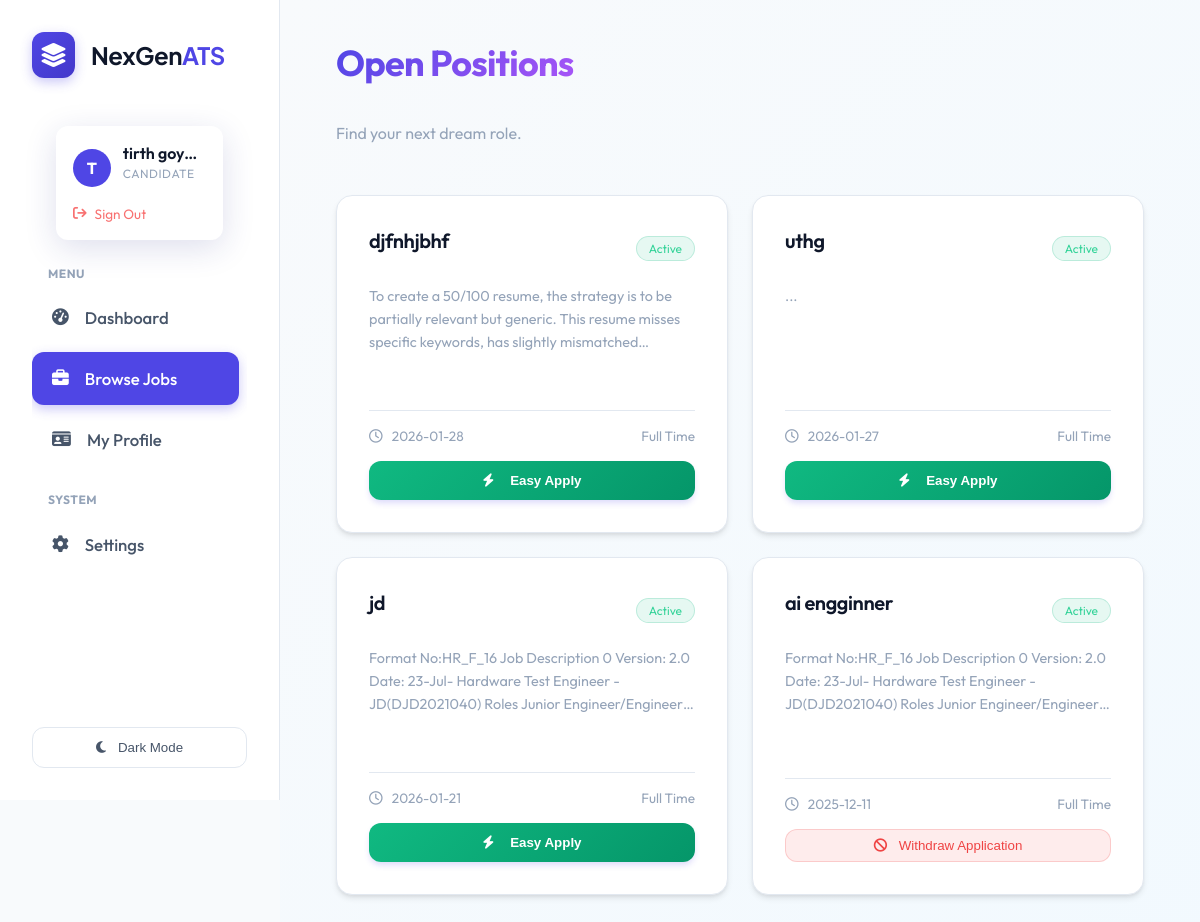
The page /jobs (signed in) on the database its author committed.
### tables this page shows
CREATE TABLE users (
                    id INTEGER PRIMARY KEY AUTOINCREMENT,
                    name TEXT NOT NULL,
                    email TEXT UNIQUE NOT NULL,
                    password_hash TEXT NOT NULL,
                    role TEXT DEFAULT 'candidate', -- recruiter, candidate, admin
                    created_at TIMESTAMP DEFAULT CURRENT_TIMESTAMP
                , resume_path TEXT, skills TEXT, experience TEXT, education TEXT, profile_summary TEXT, full_text TEXT);

CREATE TABLE jobs (
                    id INTEGER PRIMARY KEY AUTOINCREMENT,
                    title TEXT NOT NULL,
                    description TEXT,
                    created_at TIMESTAMP DEFAULT CURRENT_TIMESTAMP,
                    status TEXT DEFAULT 'Open'
                );

### routes/core.py (the view)
@bp.route('/jobs')
def job_board():
    conn = database.get_db_connection()
    jobs = conn.execute('SELECT * FROM jobs ORDER BY created_at DESC').fetchall()
    applied_jobs = []
    if current_user.is_authenticated and current_user.role == 'candidate':
        rows = conn.execute('SELECT job_id FROM candidates WHERE user_id = ?', (current_user.id,)).fetchall()
        applied_jobs = [row['job_id'] for row in rows]
    conn.close()
    return render_template('job_board.html', jobs=jobs, applied_jobs=applied_jobs)

### app.py (called while the page is built)
@login_manager.user_loader
def load_user(user_id):
    return User.get(user_id)

### database.py (called while the page is built)
def get_db_connection():
    db_url = os.getenv('DATABASE_URL')
    if db_url:
        import psycopg2
        from psycopg2.extras import RealDictCursor
        conn = psycopg2.connect(db_url, cursor_factory=RealDictCursor)
        return conn
    else:
        conn = sqlite3.connect(DB_NAME)
        conn.row_factory = sqlite3.Row
        return conn

    @staticmethod
    def get(user_id):
        conn = get_db_connection()
        user = conn.execute('SELECT * FROM users WHERE id = ?', (user_id,)).fetchone()
        conn.close()
        if not user: return None
        return User(user['id'], user['name'], user['email'], user['role'], user['password_hash'],
                   user['resume_path'], user['skills'], user['experience'], user['education'], user['profile_summary'])

### templates/job_board.html (shortened to what this page needs)
{% extends 'layout.html' %}
{% block content %}
<div class="dashboard-header d-flex justify-between align-center mb-4" style="margin-bottom: 2rem;">
    <div>
        <h1 class="text-gradient mb-1">Open Positions</h1>
        <p class="dashboard-subtitle">Find your next dream role.</p>
    </div>
</div>
<div class="jobs-grid">
    {% if jobs %}
    {% for job in jobs %}
    <div class="glass-card job-card">
        <div>
            <div class="d-flex justify-between align-center" style="margin-bottom: 1rem;">
                <h3 style="font-size: 1.25rem; font-weight: 600; color: var(--text-primary);">
                    <a href="{{ url_for('core.view_job', job_id=job.id) }}"
                        style="text-decoration: none; color: inherit; transition: color 0.2s;"
                        onmouseover="this.style.color='var(--primary)'" onmouseout="this.style.color='inherit'">
                        {{ job.title }}
                    </a>
                </h3>
                <span class="badge-active">Active</span>
            </div>
            <p class="job-desc">{{ job.description[:200] }}...</p>
        </div>
        <div class="job-footer">
            <div class="d-flex justify-between align-center text-muted"
                style="font-size: 0.85rem; margin-bottom: 1rem;">
                <span><i class="fa-regular fa-clock" style="margin-right: 0.4rem;"></i> {{ job.created_at[:10] }}</span>
                <span>Full Time</span>
            </div>
            {% if current_user.is_authenticated and current_user.role == 'candidate' and current_user.resume_path %}
            {% if job.id in applied_jobs %}
            <form action="{{ url_for('core.withdraw_application', job_id=job.id) }}" method="POST" class="w-100"
                onsubmit="return confirm('Are you sure you want to withdraw your application?');">
                <button type="submit" class="btn-danger w-100 justify-center">
                    <i class="fa-solid fa-ban" style="margin-right: 0.5rem;"></i> Withdraw Application
                </button>
            </form>
            {% else %}
            <form action="{{ url_for('core.easy_apply', job_id=job.id) }}" method="POST" class="w-100">
                <button type="submit" class="btn-primary w-100 justify-center"
                    style="background: linear-gradient(135deg, #10b981 0%, #059669 100%); border: none;">
                    <i class="fa-solid fa-bolt" style="margin-right: 0.5rem;"></i> Easy Apply
                </button>
            </form>
            {% endif %}
            {% elif current_user.is_authenticated and current_user.role == 'candidate' %}
            {% elif current_user.is_authenticated and current_user.role == 'candidate' %}
            <a href="/profile" class="btn-secondary w-100 justify-center">
                <i class="fa-solid fa-upload" style="margin-right: 0.5rem;"></i> Upload Resume to Apply
            </a>
            {% elif not current_user.is_authenticated %}
            <a href="{{ url_for('auth.login') }}" class="btn-primary w-100 justify-center">
                Login to Apply
            </a>
            {% endif %}
        </div>
    </div>
    {% endfor %}
    {% else %}
    <div style="grid-column: 1/-1; text-align: center; padding: 4rem; color: var(--text-muted);">
        <i class="fa-solid fa-briefcase" style="font-size: 3rem; margin-bottom: 1rem; opacity: 0.3;"></i>
        <p>No open positions at the moment.</p>
    </div>
    {% endif %}
</div>
{% endblock %}

### templates/layout.html (shortened to what this page needs)
<!DOCTYPE html>
<html lang="en">
<head>
    <link rel="stylesheet" href="https://cdnjs.cloudflare.com/ajax/libs/font-awesome/6.4.0/css/all.min.css">
    <link rel="stylesheet" href="/static/style.css">
</head>
<body>
    <div class="app-container">
        <aside class="sidebar">
            <div class="brand">
                <div class="brand-logo-container"
                    style="background: linear-gradient(135deg, var(--primary), var(--primary-hover)); padding: 8px; border-radius: 12px; box-shadow: 0 4px 12px rgba(79, 70, 229, 0.3);">
                    <i class="fa-solid fa-layer-group" style="color: white; font-size: 1.5rem;"></i>
                </div>
                <span style="font-family: 'Plus Jakarta Sans', sans-serif; letter-spacing: -0.5px;">NexGen<span
                        style="color: var(--primary);">ATS</span></span>
            </div>
            <div class="user-profile-widget">
                {% if current_user.is_authenticated %}
                <div class="user-card glass-effect"
                    style="border: 1px solid rgba(255,255,255,0.1); background: rgba(255,255,255,0.03);">
                    <div style="display: flex; align-items: center; gap: 0.75rem; margin-bottom: 0.75rem;">
                        <div
                            style="width: 38px; height: 38px; background: var(--primary); border-radius: 50%; display: flex; align-items: center; justify-content: center; color: white; font-weight: 700;">
                            {{ current_user.name[0] | upper }}
                        </div>
                        <div style="overflow: hidden;">
                            <div class="user-card-name"
                                style="white-space: nowrap; overflow: hidden; text-overflow: ellipsis;">{{
                                current_user.name }}</div>
                            <div class="user-card-role">{{ current_user.role }}</div>
                        </div>
                    </div>
                    <form action="{{ url_for('auth.logout') }}" method="GET">
                        <button type="submit" class="user-card-logout"
                            style="background: none; border: none; cursor: pointer; padding: 0; width: auto; font-family: inherit;">
                            <i class="fa-solid fa-arrow-right-from-bracket"></i> Sign Out
                        </button>
                    </form>
                </div>
                {% endif %}
            </div>
            <nav style="flex: 1; overflow-y: auto; padding-right: 0.5rem;">
                <p
                    style="font-size: 0.75rem; text-transform: uppercase; color: var(--text-muted); font-weight: 700; margin: 0 0 0.5rem 1rem; letter-spacing: 0.5px;">
                    Menu</p>
                <a href="/" class="nav-item {% if request.path == '/' %}active{% endif %}">
                    <i class="fa-solid fa-gauge-high"></i>
                    <span>Dashboard</span>
                </a>
                {% if current_user.is_authenticated and current_user.role == 'candidate' %}
                <a href="/jobs" class="nav-item {% if request.path == '/jobs' %}active{% endif %}">
                    <i class="fa-solid fa-briefcase"></i>
                    <span>Browse Jobs</span>
                </a>
                <a href="/profile" class="nav-item {% if request.path == '/profile' %}active{% endif %}">
                    <i class="fa-solid fa-id-card"></i>
                    <span>My Profile</span>
                </a>
                {% endif %}
                <p
                    style="font-size: 0.75rem; text-transform: uppercase; color: var(--text-muted); font-weight: 700; margin: 1.5rem 0 0.5rem 1rem; letter-spacing: 0.5px;">
                    System</p>
                <a href="/settings" class="nav-item {% if request.path == '/settings' %}active{% endif %}">
                    <i class="fa-solid fa-gear"></i>
                    <span>Settings</span>
                </a>
            </nav>
            <button id="theme-toggle" class="theme-toggle-btn">
                <i class="fa-solid fa-moon"></i>
                <span>Switch Theme</span>
            </button>
        </aside>
        <main class="main-content">
            {% block content %}{% endblock %}
        </main>
    </div>
</body>
</html>

### rows shown on the page
users: name "T", name "tirth goyani", role "CANDIDATE"
jobs: title "djfnhjbhf", description "To create a 50/100 resume, the strategy is to be partially relevant but generic. This resume misses specific keywords, has slightly…", created_at "2026-01-28"
jobs: title "uthg", created_at "2026-01-27"
jobs: title "jd", description "Format No:HR_F_16 Job Description 0 Version: 2.0 Date: 23-Jul- Hardware Test Engineer - JD(DJD2021040) Roles Junior…", created_at "2026-01-21"
jobs: title "ai engginner", description "Format No:HR_F_16 Job Description 0 Version: 2.0 Date: 23-Jul- Hardware Test Engineer - JD(DJD2021040) Roles Junior…", created_at "2025-12-11"
